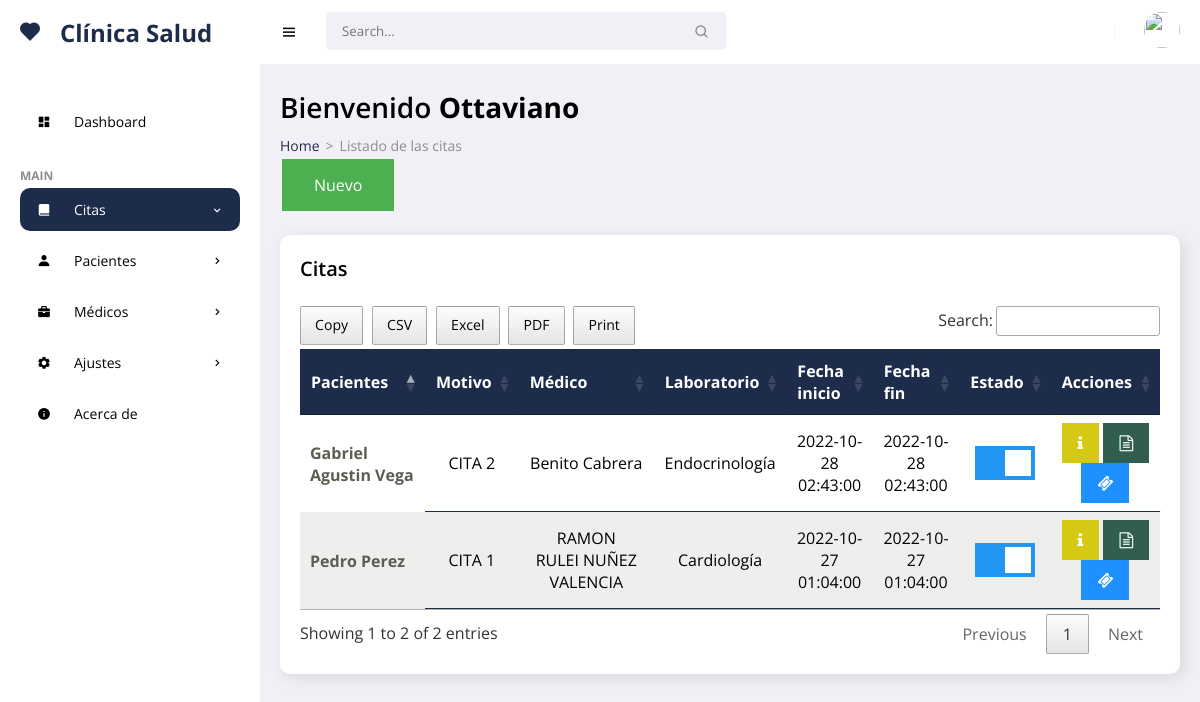
Page /consultorio_nuevo/frontend/citas/mostrar.php (signed in) on the committed database.
### tables this page shows
CREATE TABLE `events` (
  `id` int(11) NOT NULL,
  `title` varchar(255) NOT NULL,
  `idpa` int(11) NOT NULL,
  `idodc` int(11) NOT NULL,
  `idlab` int(11) NOT NULL,
  `color` char(14) DEFAULT NULL,
  `start` datetime NOT NULL,
  `end` datetime DEFAULT NULL,
  `state` char(1) NOT NULL,
  `monto` decimal(10,2) NOT NULL,
  `chec` char(1) NOT NULL,
  `fere` timestamp NOT NULL DEFAULT current_timestamp() ON UPDATE current_timestamp()
);

CREATE TABLE `patients` (
  `idpa` int(11) NOT NULL,
  `numhs` char(8) NOT NULL,
  `nompa` varchar(30) NOT NULL,
  `apepa` varchar(30) NOT NULL,
  `direc` varchar(150) NOT NULL,
  `sex` varchar(15) NOT NULL,
  `grup` varchar(15) NOT NULL,
  `phon` char(13) NOT NULL,
  `cump` date NOT NULL,
  `corr` varchar(35) NOT NULL,
  `username` varchar(25) NOT NULL,
  `password` varchar(255) NOT NULL,
  `rol` char(1) NOT NULL,
  `state` char(1) NOT NULL,
  `fere` timestamp NOT NULL DEFAULT current_timestamp() ON UPDATE current_timestamp()
);

CREATE TABLE `doctor` (
  `idodc` int(11) NOT NULL,
  `ceddoc` varchar(15) NOT NULL,
  `nodoc` varchar(35) NOT NULL,
  `apdoc` varchar(35) NOT NULL,
  `nomesp` varchar(100) NOT NULL,
  `direcd` varchar(150) NOT NULL,
  `sexd` varchar(15) NOT NULL,
  `phd` char(13) NOT NULL,
  `nacd` date NOT NULL,
  `corr` varchar(30) NOT NULL,
  `username` varchar(25) NOT NULL,
  `password` varchar(255) NOT NULL,
  `rol` char(1) NOT NULL,
  `state` char(1) NOT NULL,
  `fere` timestamp NOT NULL DEFAULT current_timestamp() ON UPDATE current_timestamp()
);

CREATE TABLE `laboratory` (
  `idlab` int(11) NOT NULL,
  `nomlab` varchar(150) NOT NULL,
  `state` char(1) NOT NULL,
  `fere` timestamp NOT NULL DEFAULT current_timestamp() ON UPDATE current_timestamp()
);

### consultorio_nuevo/frontend/citas/mostrar.php (the view, shortened to what this page needs)
<!DOCTYPE html>
<html lang="es">
<head>
    <link href='https://unpkg.com/boxicons@2.0.9/css/boxicons.min.css' rel='stylesheet'>
    <link rel="stylesheet" href="../../backend/css/admin.css">
    <link rel="stylesheet" type="text/css" href="../../backend/css/datatable.css">
    <link rel="stylesheet" type="text/css" href="../../backend/css/buttonsdataTables.css">
    <link rel="stylesheet" type="text/css" href="../../backend/css/font.css">
</head>
<body>
    <section id="sidebar">
        <a href="../admin/escritorio.php" class="brand"><i class='bx bxs-heart icon'></i> Clínica Salud</a>
        <ul class="side-menu">
            <li><a href="../admin/escritorio.php" ><i class='bx bxs-dashboard icon' ></i> Dashboard</a></li>
            <li class="divider" data-text="main">Main</li>
            <li>
                <a href="#" class="active"><i class='bx bxs-book-alt icon' ></i> Citas <i class='bx bx-chevron-right icon-right' ></i></a>
            </li>
            <li>
                <a href="#"><i class='bx bxs-user icon' ></i> Pacientes <i class='bx bx-chevron-right icon-right' ></i></a>
            </li>
            <li>
                <a href="#"><i class='bx bxs-briefcase icon' ></i> Médicos <i class='bx bx-chevron-right icon-right' ></i></a>
            </li>
            <li>
                <a href="#"><i class='bx bxs-cog icon' ></i> Ajustes<i class='bx bx-chevron-right icon-right' ></i></a>
            </li>
           <li><a href="../acerca/mostrar.php"><i class='bx bxs-info-circle icon' ></i> Acerca de</a></
        </ul>
    </section>
    <section id="content">
        <nav>
            <i class='bx bx-menu toggle-sidebar' ></i>
            <form action="#">
                <div class="form-group">
                    <input type="text" placeholder="Search...">
                    <i class='bx bx-search icon' ></i>
                </div>
            </form>
            <div class="profile">
                <img src="https://images.unsplash.com/photo-1517841905240-472988babdf9?ixid=MnwxMjA3fDB8MHxzZWFyY2h8NHx8cGVvcGxlfGVufDB8fDB8fA%3D%3D&ixlib=rb-1.2.1&auto=format&fit=crop&w=500&q=60" alt="">
            </div>
        </nav>
        <main>
            <h1 class="title">Bienvenido <?php echo '<strong>'.$_SESSION['username'].'</strong>'; ?></h1>
            <ul class="breadcrumbs">
                <li><a href="../admin/escritorio.php">Home</a></li>
                <li class="divider">></li>
                <li><a href="#" class="active">Listado de las citas</a></li>
            </ul>
            <button class="button" onclick="location.href='nuevo.php'">Nuevo</button>
          <div class="data">
                <div class="content-data">
                    <div class="head">
                        <h3>Citas</h3>
                    </div>
                   <div class="table-responsive" style="overflow-x:auto;">
                       <?php
require '../../backend/bd/Conexion.php';
$sentencia = $connect->prepare("SELECT events.id, events.title, patients.idpa, patients.numhs,patients.nompa, patients.apepa, doctor.idodc, doctor.ceddoc, doctor.nodoc, doctor.apdoc, laboratory.idlab, laboratory.nomlab, events.start, events.end, events.color, events.state,events.chec,events.monto FROM events INNER JOIN patients ON events.idpa = patients.idpa INNER JOIN doctor ON events.idodc = doctor.idodc INNER JOIN laboratory ON events.idlab = laboratory.idlab ORDER BY id DESC;");
 $sentencia->execute();
$data =  array();
if($sentencia){
  while($r = $sentencia->fetchObject()){
    $data[] = $r;
  }
}
     ?>
     <?php if(count($data)>0):?>
         <table id="example" class="responsive-table">
            <thead>
                <tr>
                    <th scope="col">Pacientes</th>
                    <th scope="col">Motivo</th>
                    <th scope="col">Médico</th>
                    <th scope="col">Laboratorio</th>
                    <th scope="col">Fecha inicio</th>
                    <th scope="col">Fecha fin</th>
                    <th scope="col">Estado</th>
                    <th scope="col">Acciones</th>
                </tr>
            </thead>
            <tbody>
                <?php foreach($data as $d):?>
                    <tr>
                        <th scope="row"><?php echo $d->nompa ?>&nbsp;<?php echo $d->apepa ?></th>
                        <td data-title="Cita"><?php echo $d->title ?></td>
                        <td data-title="Médico"><?php echo $d->nodoc ?>&nbsp;<?php echo $d->apdoc ?></td>
                        <td data-title="Laboratorio"><?php echo $d->nomlab ?></td>
                        <td data-title="Fecha inicio"><?php echo $d->start ?></td>
                        <td data-title="Fecha fin"><?php echo $d->end ?></td>
                        <td data-title="Estado">
                        <label class="switch">
                          <span class="slider"></span>
                        </label>
                        </td>
                        <td>
                <a title="Información" href="../citas/info.php?id=<?php echo $d->id ?>" class="fa fa-info"></a>
                <?php
                                if ($d->chec == '0') {
              echo '<a title="Pago"  href="../citas/money.php?id='.$d->idpa.'" class="fa fa-money"></a>';
                                }else {
                echo '<a title="Boleta"  href="../citas/documento.php?id='.$d->id.'" class="fa fa-file-text-o"></a>';
                echo '<a title="Ticket"  href="../citas/ticket.php?id='.$d->id.'" class="fa fa-ticket"></a>';
                                }
                             ?>
                        </td>
                    </tr>
                    <?php endforeach; ?>
            </tbody>
         </table>
    <?php endif; ?>
                    </div>
                </div>
            </div>
        </main>
    </section>
</body>
</html>

### consultorio_nuevo/backend/css/datatable.css (style rules this page uses)
table.dataTable thead>tr>th.sorting,table.dataTable thead>tr>th.sorting_asc,table.dataTable thead>tr>th.sorting_desc,table.dataTable thead>tr>th.sorting_asc_disabled,table.dataTable thead>tr>th.sorting_desc_disabled,table.dataTable thead>tr>td.sorting,table.dataTable thead>tr>td.sorting_asc,table.dataTable thead>tr>td.sorting_desc,table.dataTable thead>tr>td.sorting_asc_disabled,table.dataTable thead>tr>td.sorting_desc_disabled { cursor:pointer;position:relative;padding-right:26px }
table.dataTable thead>tr>th.sorting:before,table.dataTable thead>tr>th.sorting:after,table.dataTable thead>tr>th.sorting_asc:before,table.dataTable thead>tr>th.sorting_asc:after,table.dataTable thead>tr>th.sorting_desc:before,table.dataTable thead>tr>th.sorting_desc:after,table.dataTable thead>tr>th.sorting_asc_disabled:before,table.dataTable thead>tr>th.sorting_asc_disabled:after,table.dataTable thead>tr>th.sorting_desc_disabled:before,table.dataTable thead>tr>th.sorting_desc_disabled:after,table.dataTable thead>tr>td.sorting:before,table.dataTable thead>tr>td.sorting:after,table.dataTable thead>tr>td.sorting_asc:before,table.dataTable thead>tr>td.sorting_asc:after,table.dataTable thead>tr>td.sorting_desc:before,table.dataTable thead>tr>td.sorting_desc:after,table.dataTable thead>tr>td.sorting_asc_disabled:before,table.dataTable thead>tr>td.sorting_asc_disabled:after,table.dataTable thead>tr>td.sorting_desc_disabled:before,table.dataTable thead>tr>td.sorting_desc_disabled:after { position:absolute;display:block;opacity:.125;right:10px;line-height:9px;font-size:.9em }
table.dataTable thead>tr>th.sorting:before,table.dataTable thead>tr>th.sorting_asc:before,table.dataTable thead>tr>th.sorting_desc:before,table.dataTable thead>tr>th.sorting_asc_disabled:before,table.dataTable thead>tr>th.sorting_desc_disabled:before,table.dataTable thead>tr>td.sorting:before,table.dataTable thead>tr>td.sorting_asc:before,table.dataTable thead>tr>td.sorting_desc:before,table.dataTable thead>tr>td.sorting_asc_disabled:before,table.dataTable thead>tr>td.sorting_desc_disabled:before { bottom:50%;content:"▴" }
table.dataTable thead>tr>th.sorting:after,table.dataTable thead>tr>th.sorting_asc:after,table.dataTable thead>tr>th.sorting_desc:after,table.dataTable thead>tr>th.sorting_asc_disabled:after,table.dataTable thead>tr>th.sorting_desc_disabled:after,table.dataTable thead>tr>td.sorting:after,table.dataTable thead>tr>td.sorting_asc:after,table.dataTable thead>tr>td.sorting_desc:after,table.dataTable thead>tr>td.sorting_asc_disabled:after,table.dataTable thead>tr>td.sorting_desc_disabled:after { top:50%;content:"▾" }
table.dataTable thead>tr>th.sorting_asc:before,table.dataTable thead>tr>th.sorting_desc:after,table.dataTable thead>tr>td.sorting_asc:before,table.dataTable thead>tr>td.sorting_desc:after { opacity:.6 }
table.dataTable thead th,table.dataTable thead td,table.dataTable tfoot th,table.dataTable tfoot td { text-align:left }
table.dataTable { width:100%;margin:0 auto;clear:both;border-collapse:separate;border-spacing:0 }
table.dataTable thead th,table.dataTable tfoot th { font-weight:bold }
table.dataTable thead th,table.dataTable thead td { padding:10px;border-bottom:1px solid rgba(0, 0, 0, 0.3) }
table.dataTable tbody tr { background-color:transparent }
table.dataTable tbody th,table.dataTable tbody td { padding:8px 10px }
table.dataTable.no-footer { border-bottom:1px solid rgba(0, 0, 0, 0.3) }
table.dataTable th,table.dataTable td { box-sizing:content-box }

### rows in the picture
events: idpa.nompa "Gabriel Agustin", idpa.apepa "Vega", title "CITA 2", idodc.nodoc "Benito", idodc.apdoc "Cabrera", idlab.nomlab "Endocrinología", start "2022-10-28 02:43:00", end "2022-10-28 02:43:00"
events: idpa.nompa "Pedro", idpa.apepa "Perez", title "CITA 1", idodc.nodoc "RAMON RULEI", idodc.apdoc "NUÑEZ VALENCIA", idlab.nomlab "Cardiología", start "2022-10-27 01:04:00", end "2022-10-27 01:04:00"

### other values in the picture
$_SESSION['username'] "Ottaviano"
